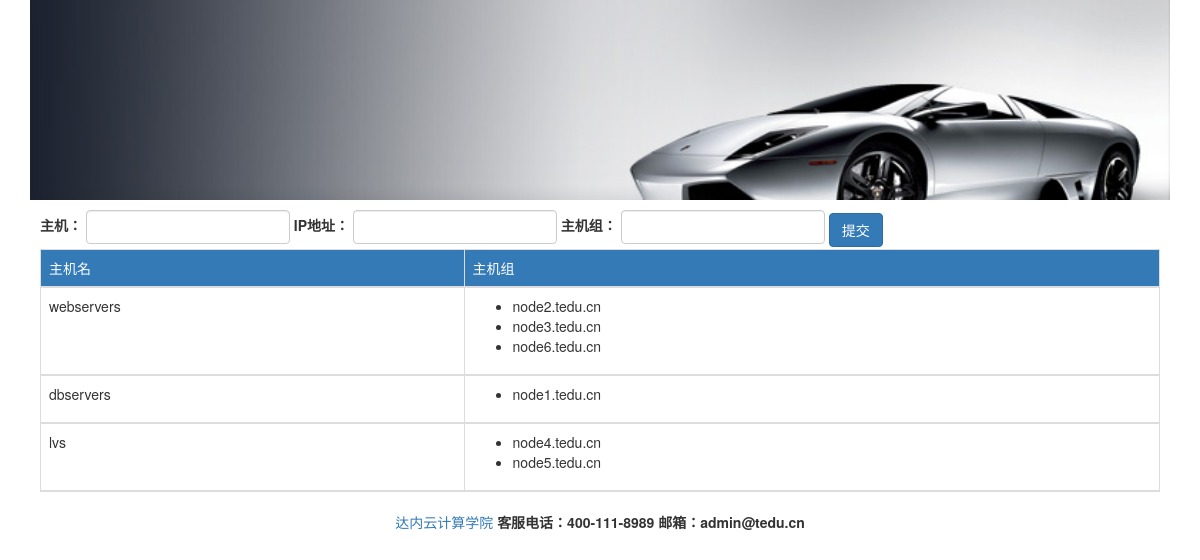
The app's page /webansi/addhosts/, older data.
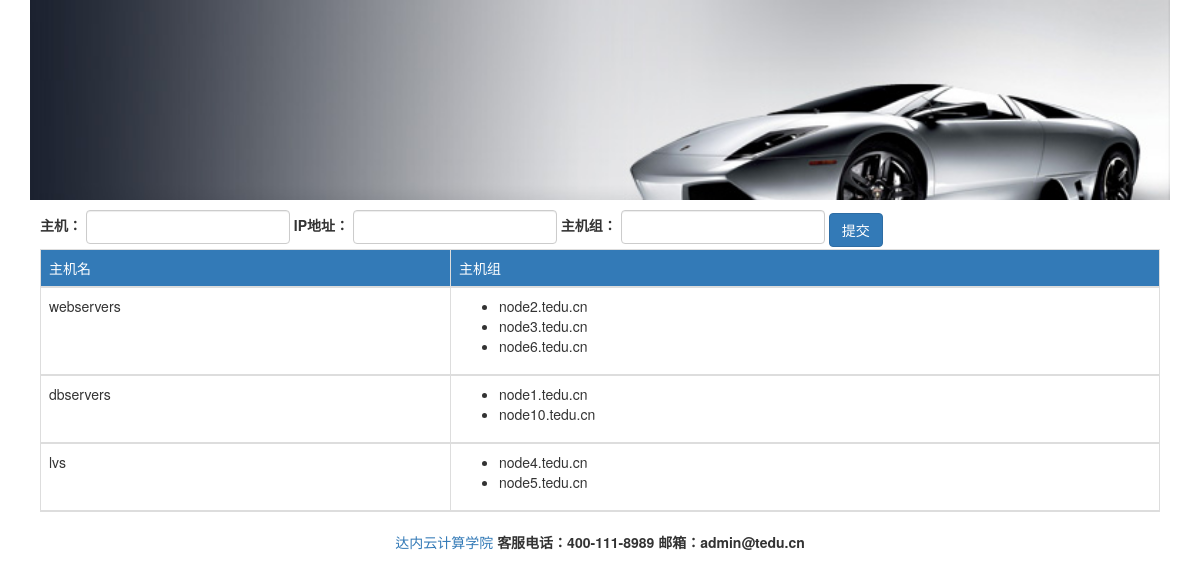
The same page, newer data.
### webansi/models.py (models this page shows, shortened)
class Host(models.Model):
    hostname = models.CharField(max_length=50)
    ipaddr = models.CharField(max_length=15)
    group = models.ForeignKey(Group, on_delete=models.CASCADE)

### webansi/views.py (the view)
def addhosts(request):
    if request.method == 'POST':
        g = request.POST.get('group')
        ip = request.POST.get('ipaddr')
        h = request.POST.get('hostname')
        gobj = Group.objects.get_or_create(group=g)[0]
        Host.objects.get_or_create(hostname=h, ipaddr=ip, group=gobj)
    host_info = {}
    groups = Group.objects.all()  # qset
    for g in groups:
        hosts = []
        for host in g.host_set.all():
            hosts.append(host.hostname)
        host_info[g] = hosts
    return render(request, 'webansi/addhosts.html', {'host_info': host_info})

### webansi/models.py (called while the page is built)
    def __str__(self):
        return self.group

### webansi/templates/webansi/addhosts.html (shortened to what this page needs)
{% extends 'webansi/base.html' %}
{% block content %}
    <form action="" method="post" role="form" class="form-inline">
    <div class="form-group">
        <label>
            主机：
            <input type="text" class="form-control" name="hostname">
        </label>
    </div>
    <div class="form-group">
    <label>
        IP地址：
        <input type="text" class="form-control" name="ipaddr">
    </label>
    </div>
    <div class="form-group">
        <label>
            主机组：
            <input type="text" class="form-control" name="group">
        </label>
    </div>
    <div class="form-group">
        <input type="submit" value="提交" class="btn btn-primary">
    </div>
    </form>
    <table class="table table-bordered">
    <thead>
    <tr class="bg-primary">
        <td>主机名</td>
        <td>主机组</td>
    </tr>
    {% for group, hosts in host_info.items %}
        <tr>
            <td>{{ group }}</td>
            <td>
                <ul>
                    {% for host in hosts %}
                        <li>{{ host }}</li>
                    {% endfor %}
                </ul>
            </td>
        </tr>
    {% endfor %}
    </thead>
    </table>
{% endblock %}

Row changes from the older to the newer data that the page shows:
added Host: hosts "node10.tedu.cn"
